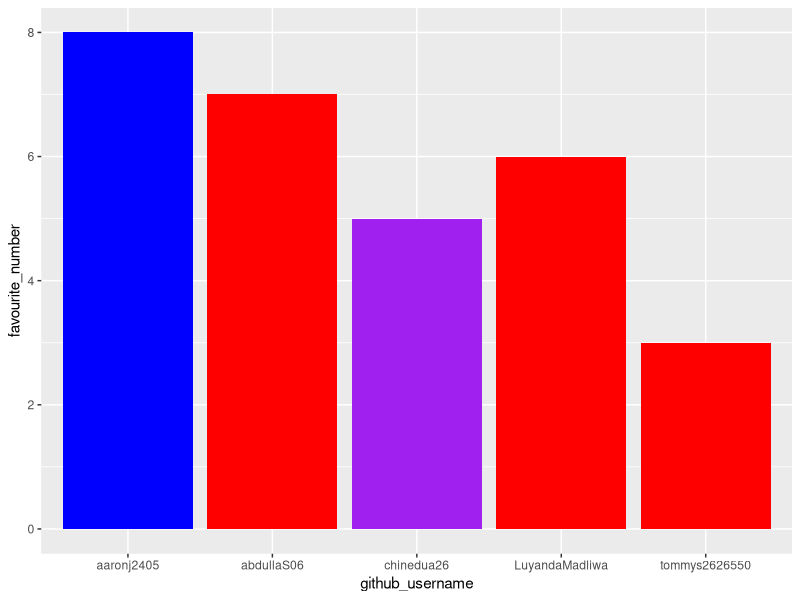
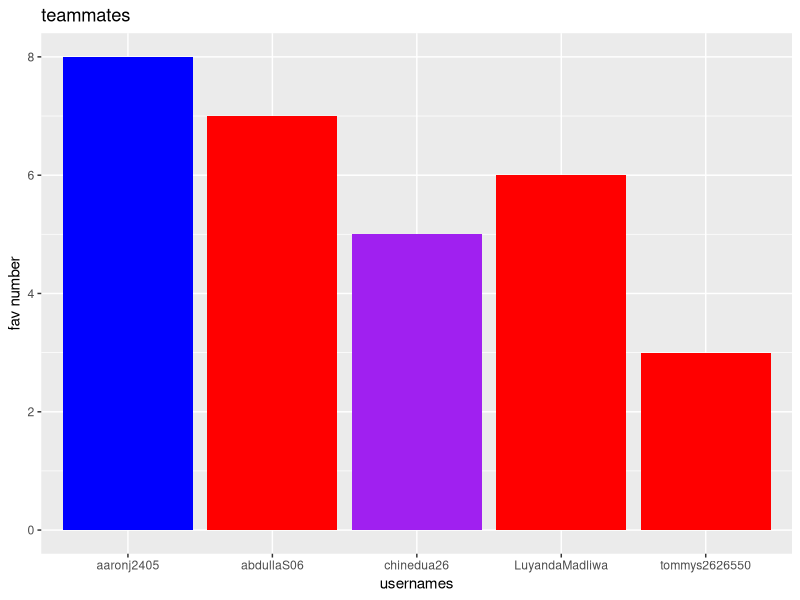
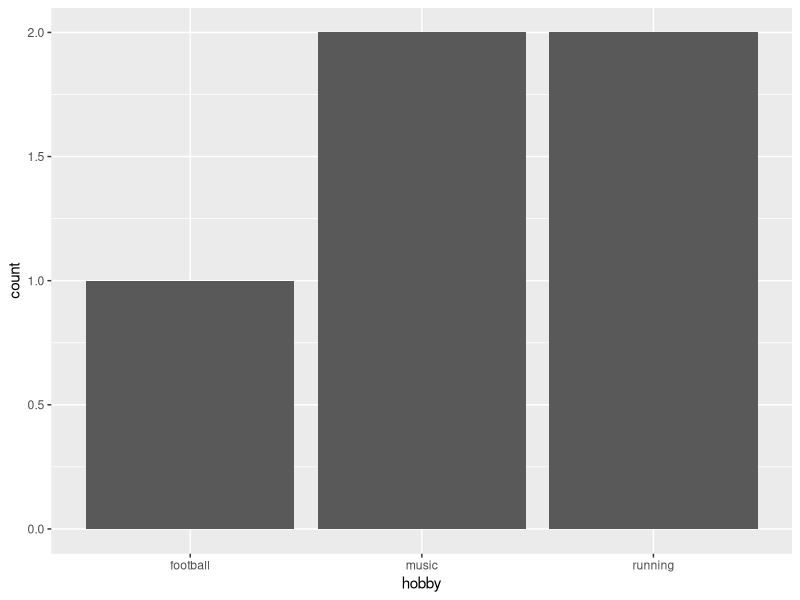

These charts were generated, in order, by the following R code:
## ---- chunk 1
library(tidyverse) 
## ---- chunk 2
team_data <- tibble(
  name = c("abdullah", "Aaron", "Tommy", 
           "Luyanda", "Chinedu"),
  github_username = c("abdullaS06", "aaronj2405", "tommys2626550", 
                      "LuyandaMadliwa", "chinedua26"), 
  colour = c("red", "blue", "red", 
             "red", "purple"),
  hobby = c("music", "running", "football", 
            "music", "running"),
  favourite_number = c(7, 8, 3, 6, 5)
  )

team_data
## ---- chunk 3
p1 <- ggplot(data = team_data, 
             mapping = aes(x = github_username, 
                           y = favourite_number,
                           fill = colour), 
             ) +
   geom_col() +
   scale_fill_identity()
p1
## ---- chunk 4
p1 + labs(x = "usernames", 
          y = "fav number",
          title = "teammates")
## ---- chunk 5
p2 <- ggplot(team_data, aes(x = hobby)) +
  geom_bar()
p2
